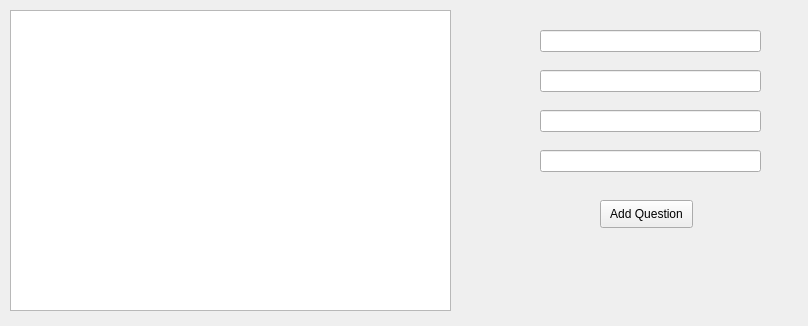
<?xml version="1.0" encoding="UTF-8"?>
<ui version="4.0">
 <class>Presenter</class>
 <widget class="QWidget" name="Presenter">
  <property name="geometry">
   <rect>
    <x>0</x>
    <y>0</y>
    <width>808</width>
    <height>326</height>
   </rect>
  </property>
  <property name="windowTitle">
   <string>Presenter</string>
  </property>
  <widget class="QListWidget" name="listWidget">
   <property name="geometry">
    <rect>
     <x>10</x>
     <y>10</y>
     <width>441</width>
     <height>301</height>
    </rect>
   </property>
  </widget>
  <widget class="QLineEdit" name="lineEdit">
   <property name="geometry">
    <rect>
     <x>540</x>
     <y>30</y>
     <width>221</width>
     <height>22</height>
    </rect>
   </property>
  </widget>
  <widget class="QLineEdit" name="lineEdit_2">
   <property name="geometry">
    <rect>
     <x>540</x>
     <y>70</y>
     <width>221</width>
     <height>22</height>
    </rect>
   </property>
  </widget>
  <widget class="QLineEdit" name="lineEdit_3">
   <property name="geometry">
    <rect>
     <x>540</x>
     <y>110</y>
     <width>221</width>
     <height>22</height>
    </rect>
   </property>
  </widget>
  <widget class="QLineEdit" name="lineEdit_4">
   <property name="geometry">
    <rect>
     <x>540</x>
     <y>150</y>
     <width>221</width>
     <height>22</height>
    </rect>
   </property>
  </widget>
  <widget class="QPushButton" name="pushButton">
   <property name="geometry">
    <rect>
     <x>600</x>
     <y>200</y>
     <width>93</width>
     <height>28</height>
    </rect>
   </property>
   <property name="text">
    <string>Add Question</string>
   </property>
  </widget>
 </widget>
 <layoutdefault spacing="6" margin="11"/>
 <resources/>
 <connections/>
</ui>
